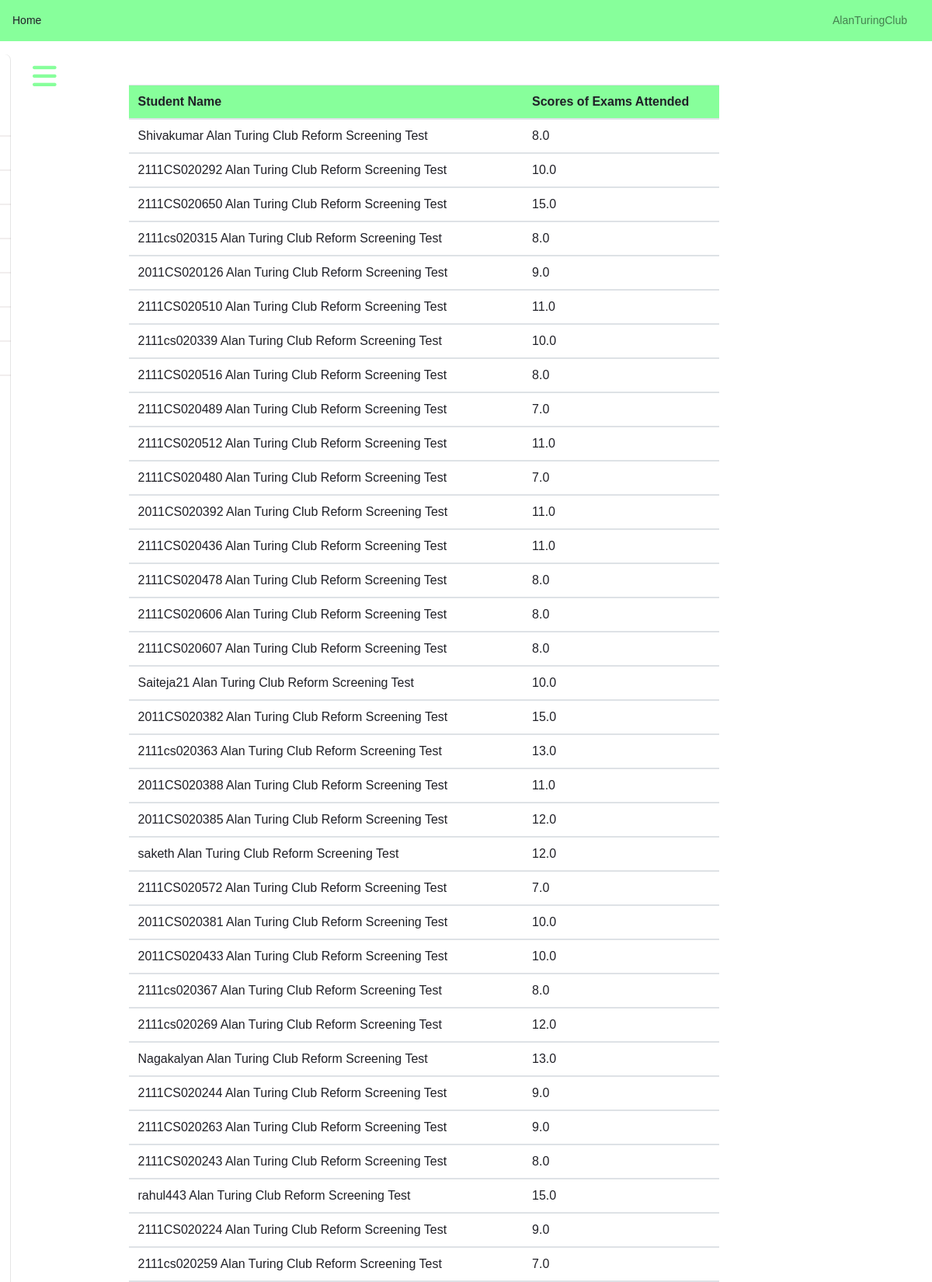
The page /exams/prof/viewresults/ (signed in, upper part) on the database its author committed.
### student/models.py (models this page shows, shortened)
class StuExam_DB(models.Model):
    examname = models.CharField(max_length=100)
    student = models.ForeignKey(User, on_delete=models.CASCADE)
    qpaper = models.ForeignKey(Question_Paper, on_delete=models.CASCADE)
    questions = models.ManyToManyField(Stu_Question)
    completed = models.IntegerField(default=0)
    score = models.FloatField(default=0)
    random_questions = models.ManyToManyField(Question_DB,related_name='random_questions_set')

### questions/views.py (the view)
# urls.py: path('prof/viewresults/',views.view_results_prof,name="faculty-result"),
@login_required(login_url='faculty-login')
def view_results_prof(request):
    students = User.objects.filter(groups__name = "Student")
    dicts = {}
    prof = request.user
    professor = User.objects.get(username=prof.username)
    examn = Exam_Model.objects.filter(professor=professor)
    for exam in examn:
        if StuExam_DB.objects.filter(examname=exam.name,completed=1).exists():
            students_filter = StuExam_DB.objects.filter(examname=exam.name,completed=1)
            for student in students_filter:
                key = str(student.student) + " " + str(student.examname) + " " + str(student.qpaper.qPaperTitle)
                dicts[key] = student.score
    return render(request, 'exam/resultsstudent.html', {
        'students':dicts
    })

### templates/exam/resultsstudent.html (shortened to what this page needs)
{% extends 'base_faculty.html' %}
{% block body %}
<div class="row">
	<div class="col-md-1"></div>
    <div class="col-md-8">
    <div class="ml-5 container">
        {% if students %}
                <table class="table">
                    <thead class="thead" style="color: #202027; background-color: #87ff9b">
                        <tr>
                        <th scope="col">Student Name</th>
                        <th scope="col">Scores of Exams Attended</th>
                        </tr>
                    </thead>
                {% for key, values in students.items %}
                        <tbody>
                            <tr>
                                <td>{{key}}</td>
                                <td>{{values}}</td>
                            </tr>
                        </tbody>
                {% endfor %}
                </table>
        {% else %}
            <div class="jumbotron text-center bg-success">
                NO STUDENT EXIST IN DATABASE
            </div>
        {% endif %}
    </div>
{% endblock %}

### templates/base_faculty.html (shortened to what this page needs)
{% load static %}
<html lang="en">
<head>
    <link href="{% static 'css/bootstrap.min.css' %}" rel="stylesheet">
    <link href="{% static 'css/main.css' %}" rel="stylesheet">
    <link href="{% static 'css/dashboard.css' %}" rel="stylesheet">
</head>
<body onload="document.documentElement.requestFullscreen()">
    <nav class="navbar navbar-light" style="background-color: #87ff9b">
  <a href="{% url 'faculty-index' %}" style="color:#202027">Home</a>
  <ul class="navbar-nav px-3" style="display:flex;flex-direction:row;align-items:center">
    <li class="nav-item text-nowrap">
      <a class="nav-link" href="#">{{request.user.username}}</a>
    </li>
  </ul>
</nav>
    {% include 'partials/_sidebar_faculty.html' %}
      {% block body %}
      {% endblock %}
</body>
</html>

### examProject/static/css/main.css (style rules this page uses)
body { font-family: Arial, serif; }

### examProject/static/css/dashboard.css (style rules this page uses)
body { font-size: .875rem; }

### templates/base_faculty.html (style rules this page uses)
* { color: #202027; }

### templates/partials/_sidebar_faculty.html (style rules this page uses)
* { margin: 0; padding: 0; list-style: none; text-decoration: none; }

### rows shown on the page
StuExam_DB: students "8.0"
StuExam_DB: students "10.0"
StuExam_DB: students "15.0"
StuExam_DB: students "8.0"
StuExam_DB: students "9.0"
StuExam_DB: students "11.0"
StuExam_DB: students "10.0"
StuExam_DB: students "8.0"
StuExam_DB: students "7.0"
StuExam_DB: students "11.0"
StuExam_DB: students "7.0"
StuExam_DB: students "11.0"
StuExam_DB: students "11.0"
StuExam_DB: students "8.0"
StuExam_DB: students "8.0"
StuExam_DB: students "8.0"
StuExam_DB: students "10.0"
StuExam_DB: students "15.0"
StuExam_DB: students "13.0"
StuExam_DB: students "11.0"
StuExam_DB: students "12.0"
StuExam_DB: students "12.0"
StuExam_DB: students "7.0"
StuExam_DB: students "10.0"
StuExam_DB: students "10.0"
StuExam_DB: students "8.0"
StuExam_DB: students "12.0"
StuExam_DB: students "13.0"
StuExam_DB: students "9.0"
StuExam_DB: students "9.0"
StuExam_DB: students "8.0"
StuExam_DB: students "15.0"
StuExam_DB: students "9.0"
StuExam_DB: students "7.0"

### other values the page prints
{{ request.user.username }} "AlanTuringClub"
{{ key }} "Shivakumar Alan Turing Club Reform Screening Test" "2111CS020292 Alan Turing Club Reform Screening Test" "2111CS020650 Alan Turing Club Reform Screening Test" "2111cs020315 Alan Turing Club Reform Screening Test" "2011CS020126 Alan Turing Club Reform Screening Test" "2111CS020510 Alan Turing Club Reform Screening Test" "2111cs020339 Alan Turing Club Reform Screening Test" "2111CS020516 Alan Turing Club Reform Screening Test" "2111CS020489 Alan Turing Club Reform Screening Test" "2111CS020512 Alan Turing Club Reform Screening Test" "2111CS020480 Alan Turing Club Reform Screening Test" "2011CS020392 Alan Turing Club Reform Screening Test" "2111CS020436 Alan Turing Club Reform Screening Test" "2111CS020478 Alan Turing Club Reform Screening Test" "2111CS020606 Alan Turing Club Reform Screening Test" "2111CS020607 Alan Turing Club Reform Screening Test" "Saiteja21 Alan Turing Club Reform Screening Test" "2011CS020382 Alan Turing Club Reform Screening Test" "2111cs020363 Alan Turing Club Reform Screening Test" "2011CS020388 Alan Turing Club Reform Screening Test" "2011CS020385 Alan Turing Club Reform Screening Test" "saketh Alan Turing Club Reform Screening Test" "2111CS020572 Alan Turing Club Reform Screening Test" "2011CS020381 Alan Turing Club Reform Screening Test" "2011CS020433 Alan Turing Club Reform Screening Test" "2111cs020367 Alan Turing Club Reform Screening Test" "2111cs020269 Alan Turing Club Reform Screening Test" "Nagakalyan Alan Turing Club Reform Screening Test" "2111CS020244 Alan Turing Club Reform Screening Test" "2111CS020263 Alan Turing Club Reform Screening Test" "2111CS020243 Alan Turing Club Reform Screening Test" "rahul443 Alan Turing Club Reform Screening Test" "2111CS020224 Alan Turing Club Reform Screening Test" "2111cs020259 Alan Turing Club Reform Screening Test"
